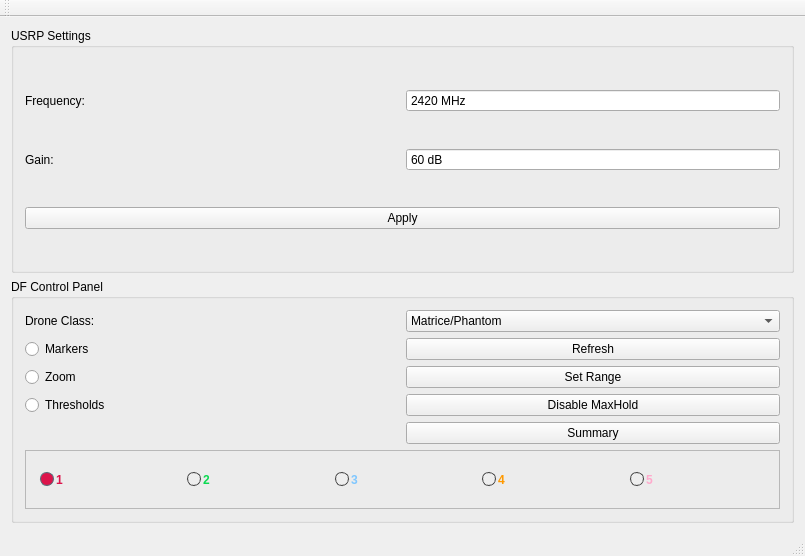
<?xml version="1.0" encoding="UTF-8"?>
<ui version="4.0">
 <class>MainView</class>
 <widget class="QMainWindow" name="MainView">
  <property name="geometry">
   <rect>
    <x>0</x>
    <y>0</y>
    <width>805</width>
    <height>556</height>
   </rect>
  </property>
  <property name="windowTitle">
   <string>MainView</string>
  </property>
  <widget class="QWidget" name="centralWidget">
   <layout class="QHBoxLayout" name="horizontalLayout">
    <item>
     <layout class="QVBoxLayout" name="analysisLayout"/>
    </item>
    <item>
     <layout class="QVBoxLayout" name="configLayout">
      <item>
       <widget class="QGroupBox" name="usrpBox">
        <property name="title">
         <string>USRP Settings</string>
        </property>
        <layout class="QGridLayout" name="gridLayout">
         <item row="3" column="0" colspan="2">
          <widget class="QPushButton" name="btn_apply">
           <property name="text">
            <string>Apply</string>
           </property>
          </widget>
         </item>
         <item row="1" column="0">
          <widget class="QLabel" name="lbl_frequency">
           <property name="text">
            <string>Frequency:</string>
           </property>
          </widget>
         </item>
         <item row="1" column="1">
          <widget class="QDoubleSpinBox" name="sb_frequency">
           <property name="buttonSymbols">
            <enum>QAbstractSpinBox::NoButtons</enum>
           </property>
           <property name="suffix">
            <string> MHz</string>
           </property>
           <property name="decimals">
            <number>0</number>
           </property>
           <property name="minimum">
            <double>70.000000000000000</double>
           </property>
           <property name="maximum">
            <double>6000.000000000000000</double>
           </property>
           <property name="value">
            <double>2420.000000000000000</double>
           </property>
          </widget>
         </item>
         <item row="2" column="0">
          <widget class="QLabel" name="lbl_gain">
           <property name="text">
            <string>Gain:</string>
           </property>
          </widget>
         </item>
         <item row="2" column="1">
          <widget class="QDoubleSpinBox" name="sb_gain">
           <property name="buttonSymbols">
            <enum>QAbstractSpinBox::NoButtons</enum>
           </property>
           <property name="suffix">
            <string> dB</string>
           </property>
           <property name="decimals">
            <number>0</number>
           </property>
           <property name="minimum">
            <double>1.000000000000000</double>
           </property>
           <property name="maximum">
            <double>70.000000000000000</double>
           </property>
           <property name="value">
            <double>60.000000000000000</double>
           </property>
          </widget>
         </item>
        </layout>
       </widget>
      </item>
      <item>
       <widget class="QGroupBox" name="dfControlBox">
        <property name="title">
         <string>DF Control Panel</string>
        </property>
        <layout class="QGridLayout" name="gridLayout_2">
         <item row="4" column="1">
          <widget class="QPushButton" name="btn_amMode">
           <property name="text">
            <string>Summary</string>
           </property>
           <property name="checkable">
            <bool>true</bool>
           </property>
          </widget>
         </item>
         <item row="2" column="0">
          <widget class="QRadioButton" name="rb_zoomMode">
           <property name="text">
            <string>Zoom</string>
           </property>
          </widget>
         </item>
         <item row="1" column="0">
          <widget class="QRadioButton" name="rb_markersMode">
           <property name="text">
            <string>Markers</string>
           </property>
          </widget>
         </item>
         <item row="0" column="1">
          <widget class="QComboBox" name="cb_droneClassSelect">
           <item>
            <property name="text">
             <string>Matrice/Phantom</string>
            </property>
           </item>
           <item>
            <property name="text">
             <string>Mavic/Spark</string>
            </property>
           </item>
          </widget>
         </item>
         <item row="0" column="0">
          <widget class="QLabel" name="lbl_droneClassSelect">
           <property name="text">
            <string>Drone Class:</string>
           </property>
          </widget>
         </item>
         <item row="3" column="0">
          <widget class="QRadioButton" name="rb_thresholdMode">
           <property name="text">
            <string>Thresholds</string>
           </property>
          </widget>
         </item>
         <item row="1" column="1">
          <widget class="QPushButton" name="btn_refresh">
           <property name="text">
            <string>Refresh</string>
           </property>
          </widget>
         </item>
         <item row="2" column="1">
          <widget class="QPushButton" name="btn_btnSetRange">
           <property name="text">
            <string>Set Range</string>
           </property>
          </widget>
         </item>
         <item row="5" column="0" colspan="2">
          <widget class="QFrame" name="markersFrame">
           <property name="frameShape">
            <enum>QFrame::StyledPanel</enum>
           </property>
           <property name="frameShadow">
            <enum>QFrame::Plain</enum>
           </property>
           <property name="midLineWidth">
            <number>1</number>
           </property>
           <layout class="QHBoxLayout" name="horizontalLayout_2">
            <item>
             <widget class="QRadioButton" name="rb_marker1">
              <property name="font">
               <font>
                <weight>75</weight>
                <bold>true</bold>
               </font>
              </property>
              <property name="styleSheet">
               <string notr="true">QRadioButton {
	color: #dc144b;
	padding: 1px 7px 1px 3px;
	spacing: 2px;
}

QRadioButton::indicator::unchecked {
	background-color: #EEEEEE;
	border: 1px solid #424242;
	border-radius: 7px;
}

QRadioButton::indicator::checked {
	background-color: #dc144b;
	border: 1px solid #536d79;
	border-radius: 7px;
}</string>
              </property>
              <property name="text">
               <string>1</string>
              </property>
              <property name="checked">
               <bool>true</bool>
              </property>
             </widget>
            </item>
            <item>
             <widget class="QRadioButton" name="rb_marker2">
              <property name="font">
               <font>
                <weight>75</weight>
                <bold>true</bold>
               </font>
              </property>
              <property name="styleSheet">
               <string notr="true">QRadioButton {
	color: #0bda51;
	padding: 1px 7px 1px 3px;
	spacing: 2px;
}

QRadioButton::indicator::unchecked {
	background-color: #EEEEEE;
	border: 1px solid #424242;
	border-radius: 7px;
}

QRadioButton::indicator::checked {
	background-color: #0bda51;
	border: 1px solid #536d79;
	border-radius: 7px;
}</string>
              </property>
              <property name="text">
               <string>2</string>
              </property>
             </widget>
            </item>
            <item>
             <widget class="QRadioButton" name="rb_marker3">
              <property name="font">
               <font>
                <weight>75</weight>
                <bold>true</bold>
               </font>
              </property>
              <property name="styleSheet">
               <string notr="true">QRadioButton {
	color: #7fc7ff;
	padding: 1px 7px 1px 3px;
	spacing: 2px;
}

QRadioButton::indicator::unchecked {
	background-color: #EEEEEE;
	border: 1px solid #424242;
	border-radius: 7px;
}

QRadioButton::indicator::checked {
	background-color: #7fc7ff;
	border: 1px solid #536d79;
	border-radius: 7px;
}</string>
              </property>
              <property name="text">
               <string>3</string>
              </property>
             </widget>
            </item>
            <item>
             <widget class="QRadioButton" name="rb_marker4">
              <property name="font">
               <font>
                <weight>75</weight>
                <bold>true</bold>
               </font>
              </property>
              <property name="styleSheet">
               <string notr="true">QRadioButton {
	color: #ff9900;
	padding: 1px 7px 1px 3px;
	spacing: 2px;
}

QRadioButton::indicator::unchecked {
	background-color: #EEEEEE;
	border: 1px solid #424242;
	border-radius: 7px;
}

QRadioButton::indicator::checked {
	background-color: #ff9900;
	border: 1px solid #536d79;
	border-radius: 7px;
}</string>
              </property>
              <property name="text">
               <string>4</string>
              </property>
             </widget>
            </item>
            <item>
             <widget class="QRadioButton" name="rb_marker5">
              <property name="font">
               <font>
                <weight>75</weight>
                <bold>true</bold>
               </font>
              </property>
              <property name="styleSheet">
               <string notr="true">QRadioButton {
	color: #ffaacc;
	padding: 1px 7px 1px 3px;
	spacing: 2px;
}

QRadioButton::indicator::unchecked {
	background-color: #EEEEEE;
	border: 1px solid #424242;
	border-radius: 7px;
}

QRadioButton::indicator::checked {
	background-color: #ffaacc;
	border: 1px solid #536d79;
	border-radius: 7px;
}</string>
              </property>
              <property name="text">
               <string>5</string>
              </property>
             </widget>
            </item>
           </layout>
          </widget>
         </item>
         <item row="3" column="1">
          <widget class="QPushButton" name="btn_maxHold">
           <property name="text">
            <string>Disable MaxHold</string>
           </property>
           <property name="checkable">
            <bool>true</bool>
           </property>
          </widget>
         </item>
        </layout>
       </widget>
      </item>
     </layout>
    </item>
    <item>
     <layout class="QVBoxLayout" name="aircraftLayout"/>
    </item>
   </layout>
  </widget>
  <widget class="QMenuBar" name="menuBar">
   <property name="geometry">
    <rect>
     <x>0</x>
     <y>0</y>
     <width>805</width>
     <height>21</height>
    </rect>
   </property>
  </widget>
  <widget class="QToolBar" name="mainToolBar">
   <attribute name="toolBarArea">
    <enum>TopToolBarArea</enum>
   </attribute>
   <attribute name="toolBarBreak">
    <bool>false</bool>
   </attribute>
  </widget>
  <widget class="QStatusBar" name="statusBar"/>
 </widget>
 <layoutdefault spacing="6" margin="11"/>
 <resources/>
 <connections/>
</ui>
